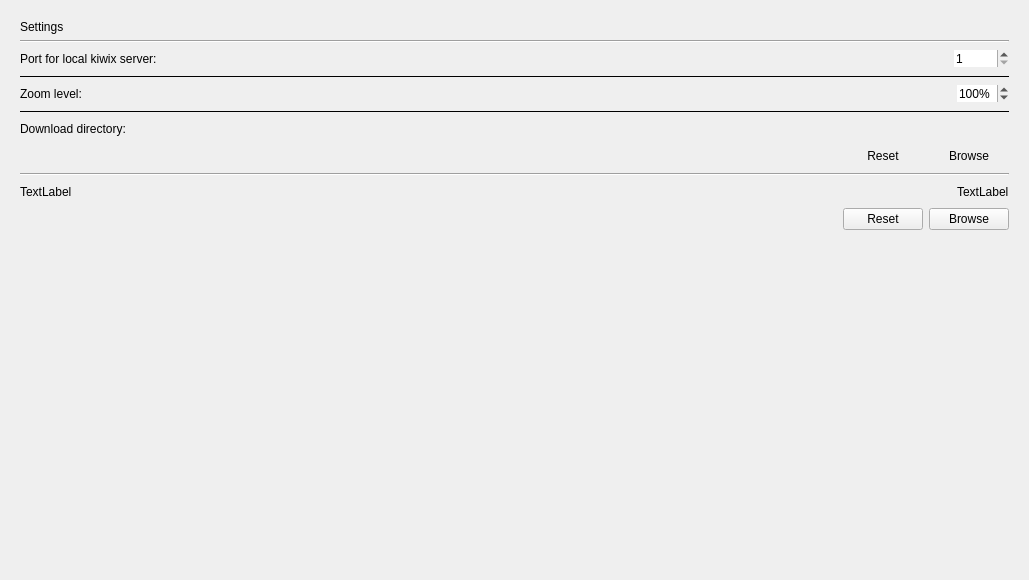
<?xml version="1.0" encoding="UTF-8"?>
<ui version="4.0">
 <class>Settings</class>
 <widget class="QWidget" name="Settings">
  <property name="geometry">
   <rect>
    <x>0</x>
    <y>0</y>
    <width>1029</width>
    <height>580</height>
   </rect>
  </property>
  <property name="sizePolicy">
   <sizepolicy hsizetype="Fixed" vsizetype="Fixed">
    <horstretch>0</horstretch>
    <verstretch>0</verstretch>
   </sizepolicy>
  </property>
  <property name="minimumSize">
   <size>
    <width>600</width>
    <height>0</height>
   </size>
  </property>
  <property name="windowTitle">
   <string>Form</string>
  </property>
  <layout class="QHBoxLayout" name="horizontalLayout_4">
   <item>
    <widget class="QWidget" name="widget" native="true">
     <property name="maximumSize">
      <size>
       <width>16777215</width>
       <height>16777215</height>
      </size>
     </property>
     <layout class="QVBoxLayout" name="verticalLayout">
      <item>
       <layout class="QVBoxLayout" name="mainLayout">
        <item>
         <widget class="QLabel" name="settingsLabel">
          <property name="minimumSize">
           <size>
            <width>0</width>
            <height>0</height>
           </size>
          </property>
          <property name="text">
           <string>Settings</string>
          </property>
         </widget>
        </item>
        <item>
         <widget class="Line" name="line_3">
          <property name="orientation">
           <enum>Qt::Horizontal</enum>
          </property>
         </widget>
        </item>
        <item>
         <layout class="QHBoxLayout" name="horizontalLayout">
          <item>
           <widget class="QLabel" name="serverPortLabel">
            <property name="text">
             <string>Port for local kiwix server:</string>
            </property>
           </widget>
          </item>
          <item>
           <spacer name="horizontalSpacer_3">
            <property name="orientation">
             <enum>Qt::Horizontal</enum>
            </property>
            <property name="sizeHint" stdset="0">
             <size>
              <width>40</width>
              <height>20</height>
             </size>
            </property>
           </spacer>
          </item>
          <item>
           <widget class="QSpinBox" name="serverPortSpinBox">
            <property name="frame">
             <bool>false</bool>
            </property>
            <property name="suffix">
             <string/>
            </property>
            <property name="prefix">
             <string/>
            </property>
            <property name="minimum">
             <number>1</number>
            </property>
            <property name="maximum">
             <number>65535</number>
            </property>
           </widget>
          </item>
         </layout>
        </item>
        <item>
         <widget class="Line" name="line">
          <property name="autoFillBackground">
           <bool>true</bool>
          </property>
          <property name="frameShadow">
           <enum>QFrame::Plain</enum>
          </property>
          <property name="orientation">
           <enum>Qt::Horizontal</enum>
          </property>
         </widget>
        </item>
        <item>
         <layout class="QHBoxLayout" name="horizontalLayout_2">
          <item>
           <widget class="QLabel" name="zoomPercentLabel">
            <property name="text">
             <string>Zoom level:</string>
            </property>
           </widget>
          </item>
          <item>
           <spacer name="horizontalSpacer_4">
            <property name="orientation">
             <enum>Qt::Horizontal</enum>
            </property>
            <property name="sizeHint" stdset="0">
             <size>
              <width>40</width>
              <height>20</height>
             </size>
            </property>
           </spacer>
          </item>
          <item>
           <widget class="QSpinBox" name="zoomPercentSpinBox">
            <property name="frame">
             <bool>false</bool>
            </property>
            <property name="suffix">
             <string>%</string>
            </property>
            <property name="minimum">
             <number>30</number>
            </property>
            <property name="maximum">
             <number>500</number>
            </property>
            <property name="singleStep">
             <number>10</number>
            </property>
            <property name="value">
             <number>100</number>
            </property>
           </widget>
          </item>
         </layout>
        </item>
        <item>
         <widget class="Line" name="line_2">
          <property name="frameShadow">
           <enum>QFrame::Plain</enum>
          </property>
          <property name="orientation">
           <enum>Qt::Horizontal</enum>
          </property>
         </widget>
        </item>
        <item>
         <layout class="QHBoxLayout" name="horizontalLayout_3">
          <item>
           <widget class="QLabel" name="downloadDirLabel">
            <property name="text">
             <string>Download directory:</string>
            </property>
           </widget>
          </item>
          <item>
           <spacer name="horizontalSpacer">
            <property name="orientation">
             <enum>Qt::Horizontal</enum>
            </property>
            <property name="sizeHint" stdset="0">
             <size>
              <width>40</width>
              <height>20</height>
             </size>
            </property>
           </spacer>
          </item>
          <item>
           <widget class="QLabel" name="downloadDirPath">
            <property name="text">
             <string/>
            </property>
           </widget>
          </item>
         </layout>
        </item>
        <item>
         <layout class="QHBoxLayout" name="horizontalLayout_5">
          <item>
           <spacer name="horizontalSpacer_2">
            <property name="orientation">
             <enum>Qt::Horizontal</enum>
            </property>
            <property name="sizeHint" stdset="0">
             <size>
              <width>40</width>
              <height>20</height>
             </size>
            </property>
           </spacer>
          </item>
          <item>
           <widget class="QPushButton" name="resetButton">
            <property name="mouseTracking">
             <bool>true</bool>
            </property>
            <property name="autoFillBackground">
             <bool>true</bool>
            </property>
            <property name="styleSheet">
             <string notr="true"/>
            </property>
            <property name="text">
             <string>Reset</string>
            </property>
            <property name="autoDefault">
             <bool>true</bool>
            </property>
            <property name="flat">
             <bool>true</bool>
            </property>
           </widget>
          </item>
          <item>
           <widget class="QPushButton" name="browseButton">
            <property name="autoFillBackground">
             <bool>true</bool>
            </property>
            <property name="styleSheet">
             <string notr="true"/>
            </property>
            <property name="text">
             <string>Browse</string>
            </property>
            <property name="flat">
             <bool>true</bool>
            </property>
           </widget>
          </item>
         </layout>
        </item>
        <item>
         <widget class="Line" name="line_4">
          <property name="orientation">
           <enum>Qt::Horizontal</enum>
          </property>
         </widget>
        </item>
        <item>
         <layout class="QHBoxLayout" name="horizontalLayout_6">
          <item>
           <widget class="QLabel" name="monitorDirLabel">
            <property name="text">
             <string>TextLabel</string>
            </property>
           </widget>
          </item>
          <item>
           <spacer name="horizontalSpacer_6">
            <property name="orientation">
             <enum>Qt::Horizontal</enum>
            </property>
            <property name="sizeHint" stdset="0">
             <size>
              <width>40</width>
              <height>20</height>
             </size>
            </property>
           </spacer>
          </item>
          <item>
           <widget class="QLabel" name="monitorDirPath">
            <property name="text">
             <string>TextLabel</string>
            </property>
           </widget>
          </item>
         </layout>
        </item>
        <item>
         <layout class="QHBoxLayout" name="horizontalLayout_8">
          <item>
           <spacer name="horizontalSpacer_7">
            <property name="orientation">
             <enum>Qt::Horizontal</enum>
            </property>
            <property name="sizeHint" stdset="0">
             <size>
              <width>40</width>
              <height>20</height>
             </size>
            </property>
           </spacer>
          </item>
          <item>
           <widget class="QPushButton" name="monitorReset">
            <property name="text">
             <string>Reset</string>
            </property>
           </widget>
          </item>
          <item>
           <widget class="QPushButton" name="monitorBrowse">
            <property name="text">
             <string>Browse</string>
            </property>
           </widget>
          </item>
         </layout>
        </item>
        <item>
         <spacer name="verticalSpacer">
          <property name="orientation">
           <enum>Qt::Vertical</enum>
          </property>
          <property name="sizeHint" stdset="0">
           <size>
            <width>20</width>
            <height>40</height>
           </size>
          </property>
         </spacer>
        </item>
       </layout>
      </item>
     </layout>
    </widget>
   </item>
  </layout>
 </widget>
 <resources/>
 <connections/>
</ui>
